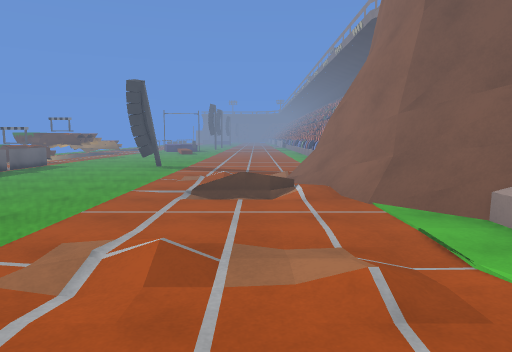
[1] (above)

18 first-person views from a walk through a Unity game level. The camera is 1.5 m above the floor, tilts 6° down and sees 70° across. The floor is counted in squares, 2.01 m on a side. Each view is taken from the middle of a square. On the plan, view 1 faces up. The plan holds only what a view shows up to about 11 squares ahead; the rest is blank. The place goes on beyond the plan. The player character is not drawn. Surface patterns are stand-ins for the level's own textures.

[2]
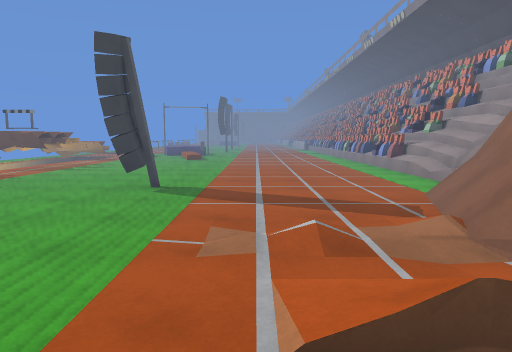

[3]
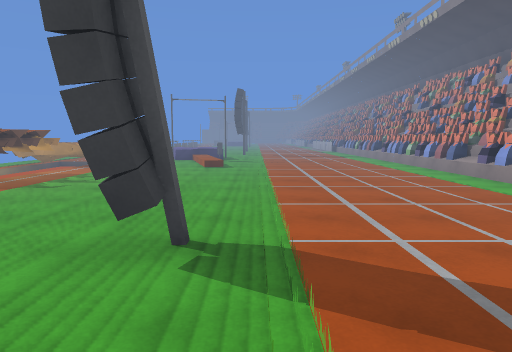

[4]
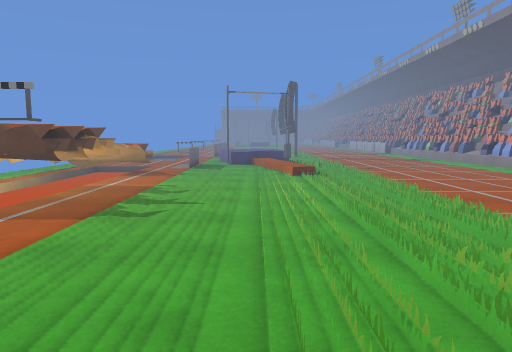

[5]
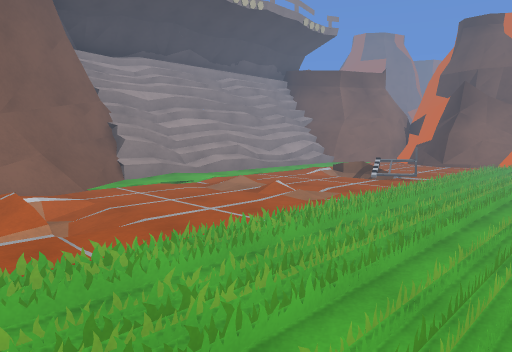

[6]
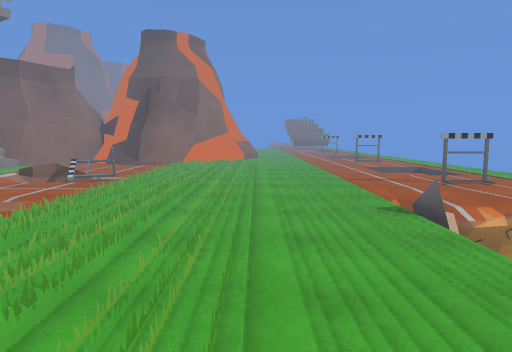

[7]
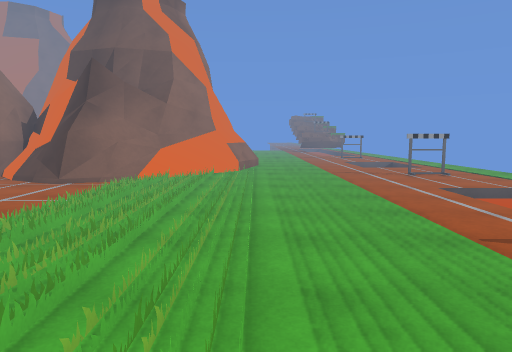

[8]
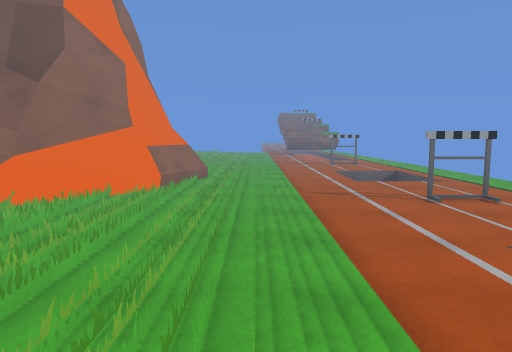

[9]
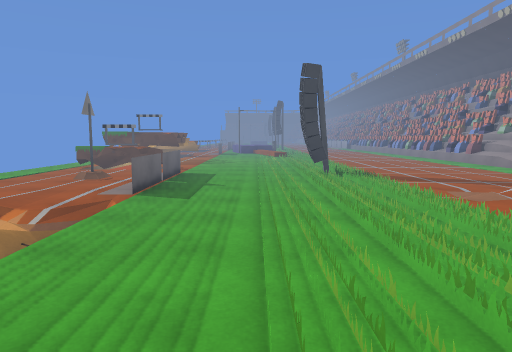

[10]
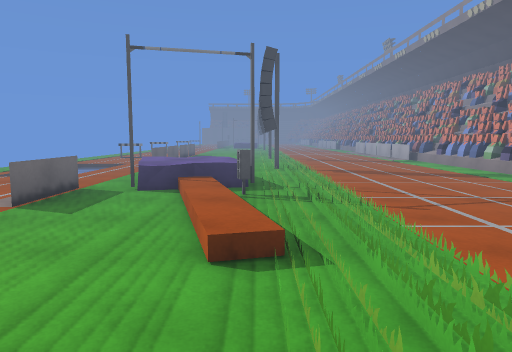

[11]
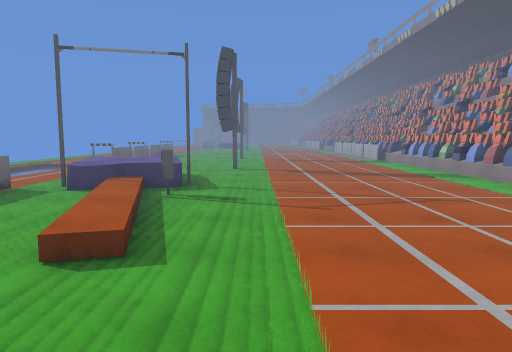

[12]
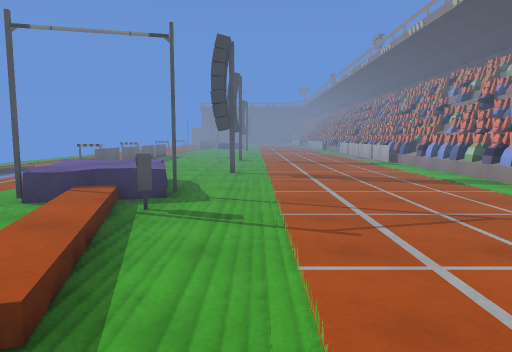

[13]
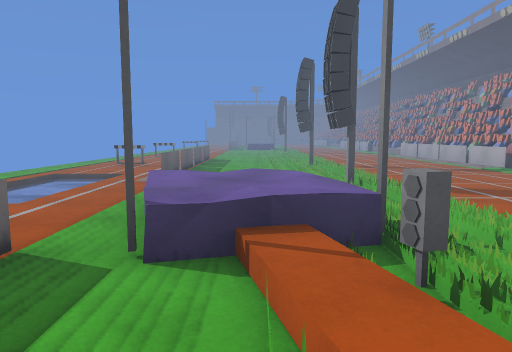

[14]
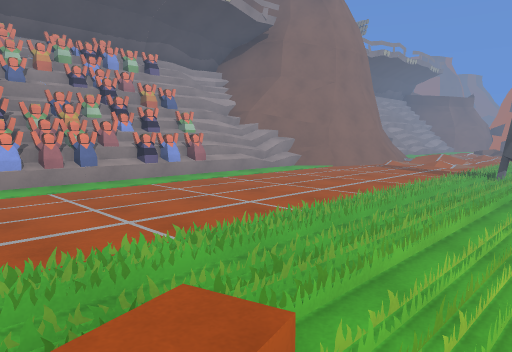

[15]
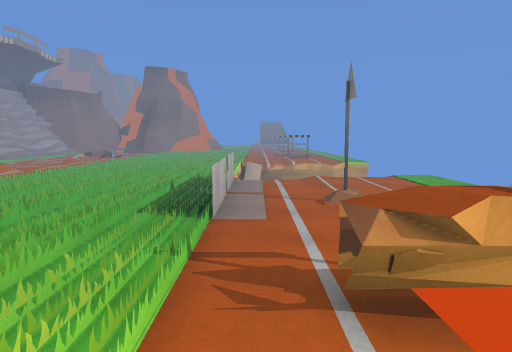

[16]
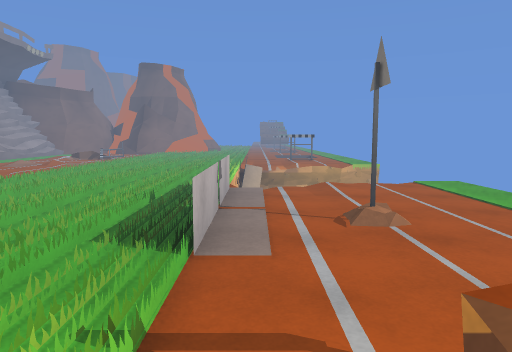

[17]
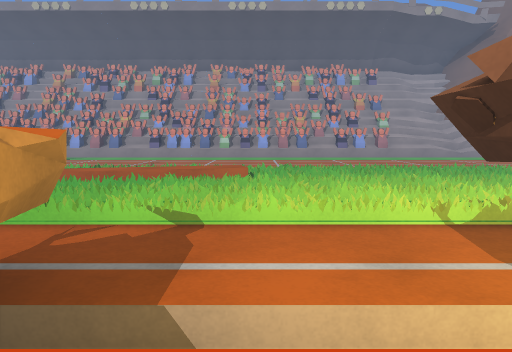

[18]
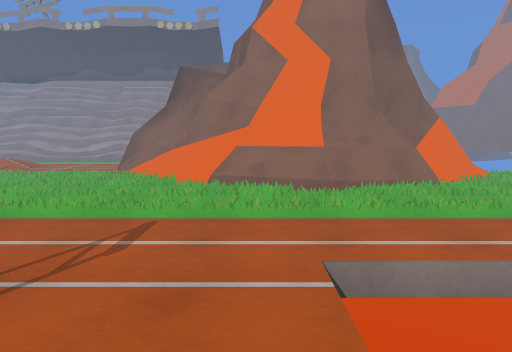

### Floor plan
Key: @ floor where view 1 was taken; # wall or solid block; . main floor; - floor 0.25 m lower than the main floor; _ floor 0.5 m lower than the main floor; : floor 0.75 m higher than the main floor; / step, stairs or slope; = window, fence, low wall or low ledge; ≈ water the walk keeps out of; ^ raised ledge; v drop or lower ground.
Columns run from 9 left of view 1 to 3 right of it. Each row starts with its distance up from view 1.
 28 ...=... ...#
 27 .#.=...#...##
 26 ...=.......##
 25 ...=......./#
 24 .≈≈= ....../#
 23 .≈≈. .#..../#
 22 .≈≈......../#
 21  .../:...../#
 20  ...=:...../#
 19 .//=#//..../#
 18 .-/=.//..../#
 17 .###../..../#
 16 .-/.../..../#
 15  ##......../#
 14  ##........=#
 13 .##........=#
 12 .^^......../#
 11 .//......../#
 10 .........../#
  9 ...=..#..../#
  8 ...=......=##
  7 ...=..../.##
  6 ..//....//##
  5    v....///##
  4    v......./#
  3    v......./#
  2 v//=....////#
  1 .../..../../=
  0  ......./@./#
 -1 ........=/ /#
 -2 .-/......../=
 -3 .-/......../#
 -4 ........#..##
 -5 .......=####
 -6 ......=####
 -7 ......=#  #
 -8 ._/..###
 -9 ._/..=#
-10 ......##
-11 .##....#

Where each view was taken, in squares from view 1:
view 1: 0 up, 0 right, facing up
view 2: 4 up, 1 left, facing up
view 3: 7 up, 2 left, facing up
view 4: 9 up, 4 left, facing up
view 5: 6 up, 4 left, facing down-right
view 6: 6 up, 4 left, facing down
view 7: 2 up, 4 left, facing down
view 8: 1 down, 5 left, facing down
view 9: 2 up, 4 left, facing up
view 10: 14 up, 3 left, facing up
view 11: 14 up, 2 left, facing up
view 12: 15 up, 2 left, facing up
view 13: 17 up, 4 left, facing up
view 14: 17 up, 4 left, facing down-right
view 15: 13 up, 6 left, facing down
view 16: 12 up, 6 left, facing down
view 17: 16 up, 8 left, facing right
view 18: 7 down, 9 left, facing right
